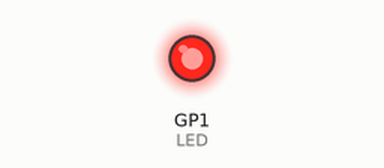
The sketch below on a simulated Raspberry Pi Pico W. On the bench: output pins drawn as LEDs (lit = HIGH).

Above: at 0.1 s.
Timing chart, 0 to 1.6 s (numbered marks = the images above):
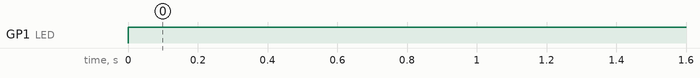

Measured:
- by itself, GP1 (LED): LOW → HIGH at 0.00 s

The sketch:

sketch.ino
```cpp
#define LED 1

void setup() {
  pinMode(LED, OUTPUT);
}
void loop() {
  // put your main code here, to run repeatedly:
  delay(1); // this speeds up the simulation

  digitalWrite(LED, HIGH);
  delay(3000);
}
```
